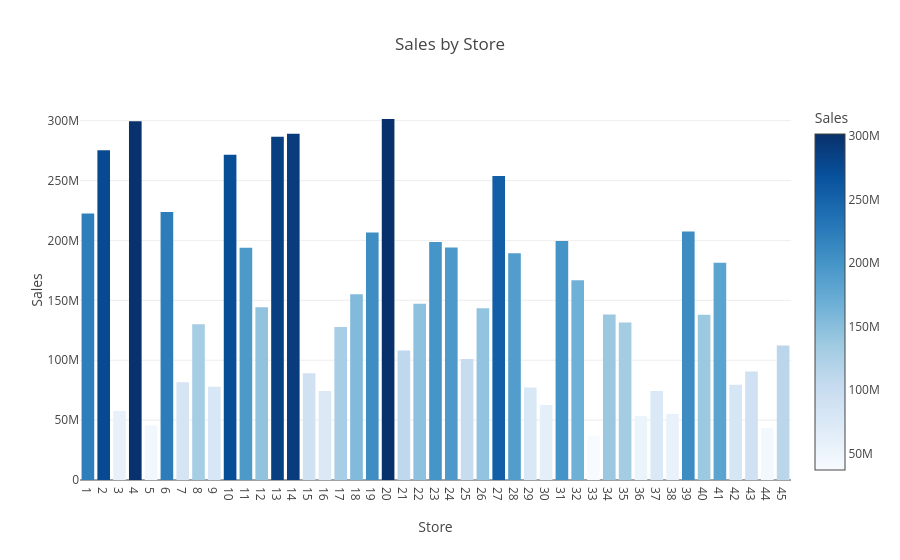

Notebook cell for this chart:
### Code cell
df_store = df.groupby('Store')['Weekly_Sales'].sum().reset_index()

fig = px.bar(
    df_store,
    x="Store",
    y="Weekly_Sales",
    color="Weekly_Sales",        # cor baseada no valor de Y
    color_continuous_scale="Blues",  # degradê de azul
    title="Sales by Store",
    labels={"Store": "Store", "Weekly_Sales": "Sales"},
    category_orders={"Store": df_store["Store"].tolist()}

)
fig.update_xaxes(tickmode='linear')
fig.show()

### Figure 1 — Plotly figure (JSON) as saved in the notebook; plotly's stock layout.template omitted (floating-point values rounded to 4 significant figures)
{"data": [{"hovertemplate": "Store=%{x}<br>Sales=%{marker.color}<extra></extra>", "legendgroup": "", "marker": {"color": [222400000.0, 271600000.0, 194000000.0, 144300000.0, 286500000.0, 289000000.0, 89130000.0, 74250000.0, 127800000.0, 155100000.0, 206600000.0, 275400000.0, 301400000.0, 108100000.0, 147100000.0, 198800000.0, 194000000.0, 101100000.0, 143400000.0, 253900000.0, 189300000.0, 77140000.0, 57590000.0, 62720000.0, 199600000.0, 166800000.0, 37160000.0, 138200000.0, 131500000.0, 53410000.0, 74200000.0, 55160000.0, 207400000.0, 299500000.0, 137900000.0, 181300000.0, 79570000.0, 90570000.0, 43290000.0, 112400000.0, 45480000.0, 223800000.0, 81600000.0, 130000000.0, 77790000.0], "coloraxis": "coloraxis", "pattern": {"shape": ""}}, "name": "", "orientation": "v", "showlegend": false, "textposition": "auto", "type": "bar", "x": ["1", "10", "11", "12", "13", "14", "15", "16", "17", "18", "19", "2", "20", "21", "22", "23", "24", "25", "26", "27", "28", "29", "3", "30", "31", "32", "33", "34", "35", "36", "37", "38", "39", "4", "40", "41", "42", "43", "44", "45", "5", "6", "7", "8", "9"], "xaxis": "x", "y": [222400000.0, 271600000.0, 194000000.0, 144300000.0, 286500000.0, 289000000.0, 89130000.0, 74250000.0, 127800000.0, 155100000.0, 206600000.0, 275400000.0, 301400000.0, 108100000.0, 147100000.0, 198800000.0, 194000000.0, 101100000.0, 143400000.0, 253900000.0, 189300000.0, 77140000.0, 57590000.0, 62720000.0, 199600000.0, 166800000.0, 37160000.0, 138200000.0, 131500000.0, 53410000.0, 74200000.0, 55160000.0, 207400000.0, 299500000.0, 137900000.0, 181300000.0, 79570000.0, 90570000.0, 43290000.0, 112400000.0, 45480000.0, 223800000.0, 81600000.0, 130000000.0, 77790000.0], "yaxis": "y"}], "layout": {"barmode": "relative", "coloraxis": {"colorbar": {"title": {"text": "Sales"}}, "colorscale": [[0, "rgb(247,251,255)"], [0.125, "rgb(222,235,247)"], [0.25, "rgb(198,219,239)"], [0.375, "rgb(158,202,225)"], [0.5, "rgb(107,174,214)"], [0.625, "rgb(66,146,198)"], [0.75, "rgb(33,113,181)"], [0.875, "rgb(8,81,156)"], [1, "rgb(8,48,107)"]]}, "legend": {"tracegroupgap": 0}, "title": {"text": "Sales by Store"}, "xaxis": {"anchor": "y", "categoryarray": ["1", "10", "11", "12", "13", "14", "15", "16", "17", "18", "19", "2", "20", "21", "22", "23", "24", "25", "26", "27", "28", "29", "3", "30", "31", "32", "33", "34", "35", "36", "37", "38", "39", "4", "40", "41", "42", "43", "44", "45", "5", "6", "7", "8", "9"], "categoryorder": "array", "domain": [0, 1], "tickmode": "linear", "title": {"text": "Store"}}, "yaxis": {"anchor": "x", "domain": [0, 1], "title": {"text": "Sales"}}}}
